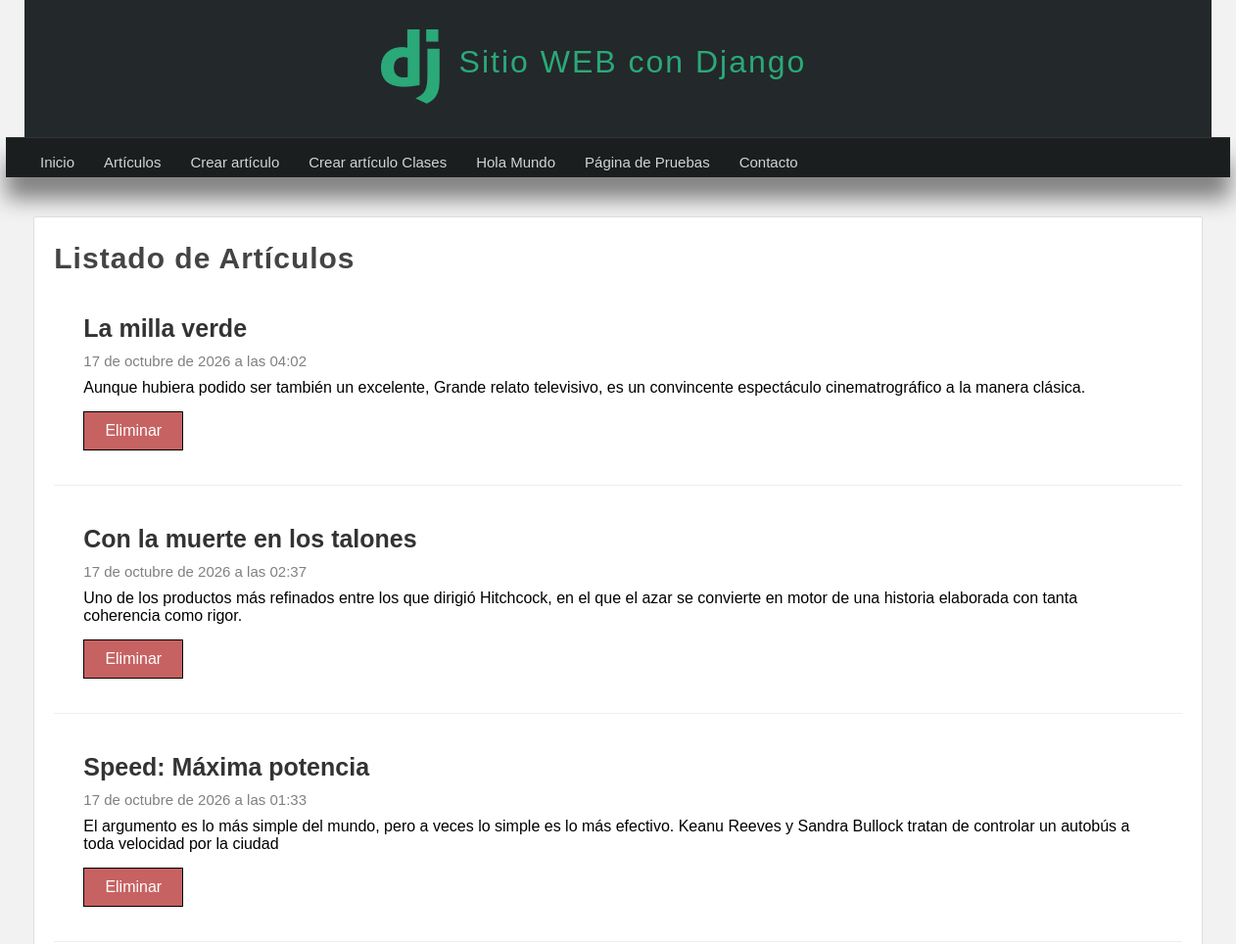
The app's page /articulos/ (upper part), older data.
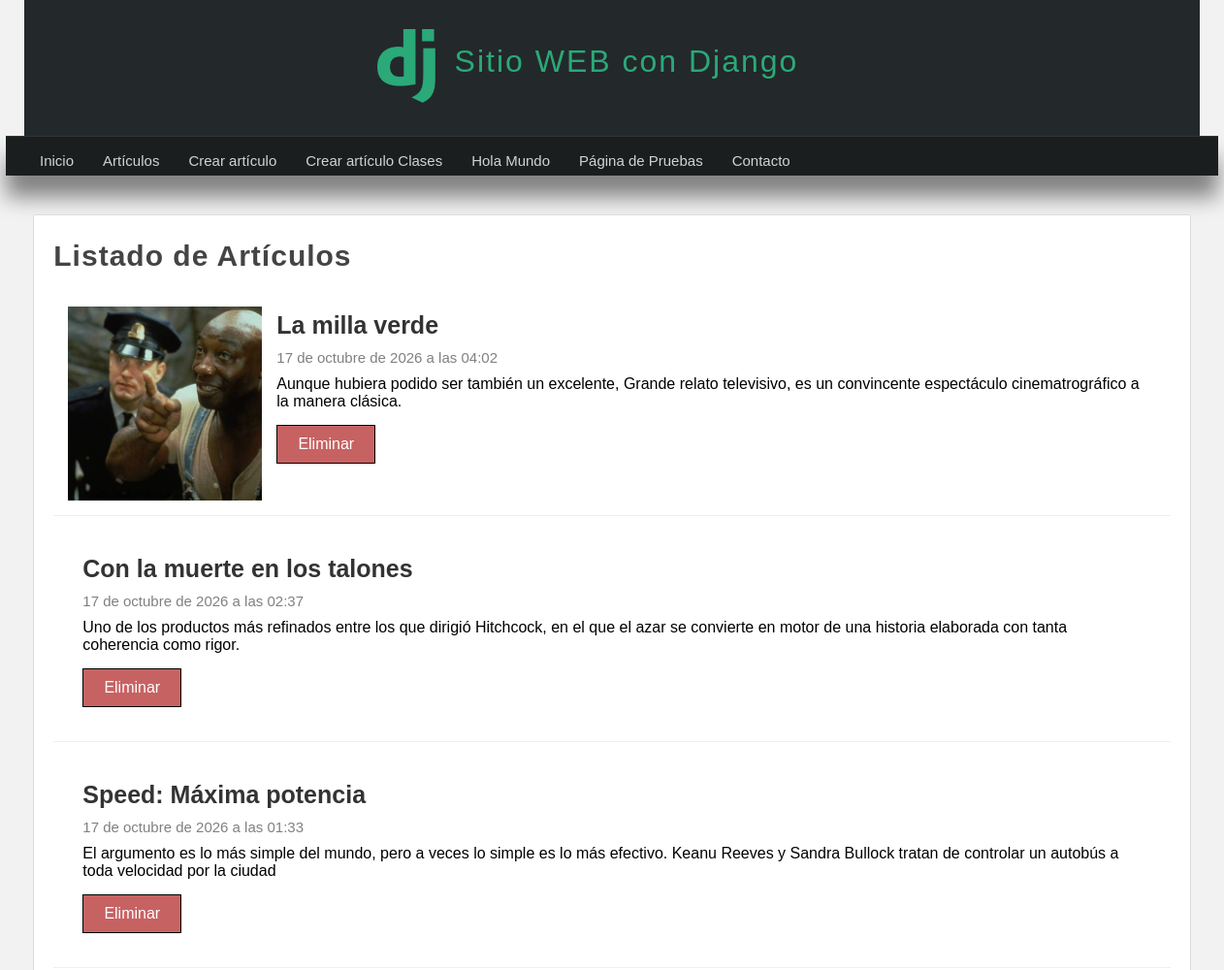
The same page, newer data.
### miapp/models.py (models this page shows, shortened)
class Article(models.Model): #Entidad
    title = models.CharField(max_length=150, verbose_name="Titulo")
    content = models.TextField(verbose_name="Contenido")
    image = models.ImageField(default='null',verbose_name="Imagen", upload_to="articles")
    public = models.BooleanField(verbose_name="¿Publicado?")
    created_at = models.DateTimeField(auto_now_add=True,verbose_name="Creado")
    updated_at = models.DateTimeField(auto_now=True,verbose_name="Modificado")
    class Meta:
        verbose_name = "Articulo"
        verbose_name_plural = "Articulos"

### miapp/views.py (the view)
# urls.py: path("articulos/", views.articulos, name="articulos"),
def articulos(request):#creacion de la vista articulos
    articulos = Article.objects.filter(public=True).order_by('-id') #En este caso no usamos el metodo get si no el metodo all()
    """
    #Consultas con condiciones filter para filtrar por un valor especifico
    articulos = Article.objects.filter(title__contains = "Tiburón")

    #Realizar una consulta que muestre solo los esten publicados y excluya bajo una condición
    articulos = Article.objects.filter(title = "Tiburón",).exclude(public=True)

    #Consulta ejecutando SQL
    articulos = Article.objects.raw("SELECT * FROM miapp_article WHERE title='Tiburón' AND public=1")

    #Consulta utilizando el OR con ORM
    articulos = Article.objects.filter(
        Q(title__contains="John") | Q(title__contains="Señor")
    )
    """
    return render(request, 'articulos.html', { #pasamos el request y la template articulos.html y como tercer parametro
        'articulos' : articulos #pasamos un diccionario con las variables que deseamos mostrar
    })

### miapp/templates/articulos.html (shortened to what this page needs)
{% extends 'layout.html' %}
{% block content %}
<h1 class="title">Listado de Artículos</h1>
        {% for articulo in articulos %}
            <article class="article-item">
                {% if articulo.image != 'null' and articulo.image.url|length >= 1 %}
                    <div class="image">
                        <img src="{{articulo.image.url}}"/>
                    </div>
                {% endif %}
                <div class="data">
                    <h2>{{articulo.title}}</h2>
                    <span class="date">{{articulo.created_at}}</span>
                    <p>
                        {{articulo.content}}
                        <a href = "{% url 'borrar' id=articulo.id %}" class="btn btn-delete">Eliminar</a>
                    </p>
                </div>
            </article>
        {% endfor %}
{% endblock %}

Row changes from the older to the newer data that the page shows:
changed Article "La milla verde": image: picture added
